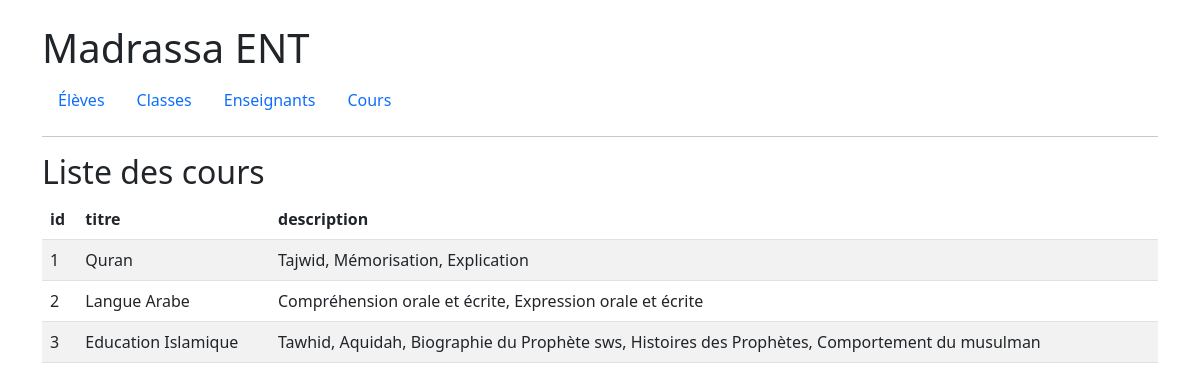
Screenshot of /cours with the database file from the repository.
### tables this page shows
CREATE TABLE cours (
    id INT PRIMARY KEY,
    titre VARCHAR(100),
    description TEXT
);

### app.py (the view)
@app.route('/cours')
def cours():
    cursor = get_db().execute("SELECT * FROM cours")
    data = cursor.fetchall()
    return render_template('cours.html', cours=data)

### app.py (called while the page is built)
def get_db():
    if 'db' not in g:
        g.db = sqlite3.connect(DATABASE)
        g.db.row_factory = sqlite3.Row
    return g.db

### templates/cours.html
{% extends "base.html" %}
{% block content %}
<h2>Liste des cours</h2>
<table class="table table-striped">
    <thead>
        <tr>{% for col in cours[0].keys() %}<th>{{ col }}</th>{% endfor %}</tr>
    </thead>
    <tbody>
        {% for row in cours %}
        <tr>{% for col in row.keys() %}<td>{{ row[col] }}</td>{% endfor %}</tr>
        {% endfor %}
    </tbody>
</table>
{% endblock %}

### rows the page displays
cours: id "1" "Quran" "Tajwid, Mémorisation, Explication"
cours: id "2" "Langue Arabe" "Compréhension orale et écrite, Expression orale et écrite"
cours: id "3" "Education Islamique" "Tawhid, Aquidah, Biographie du Prophète sws, Histoires des Prophètes, Comportement du musulman"

### other values shown
{{ col }} "id" "titre" "description"
